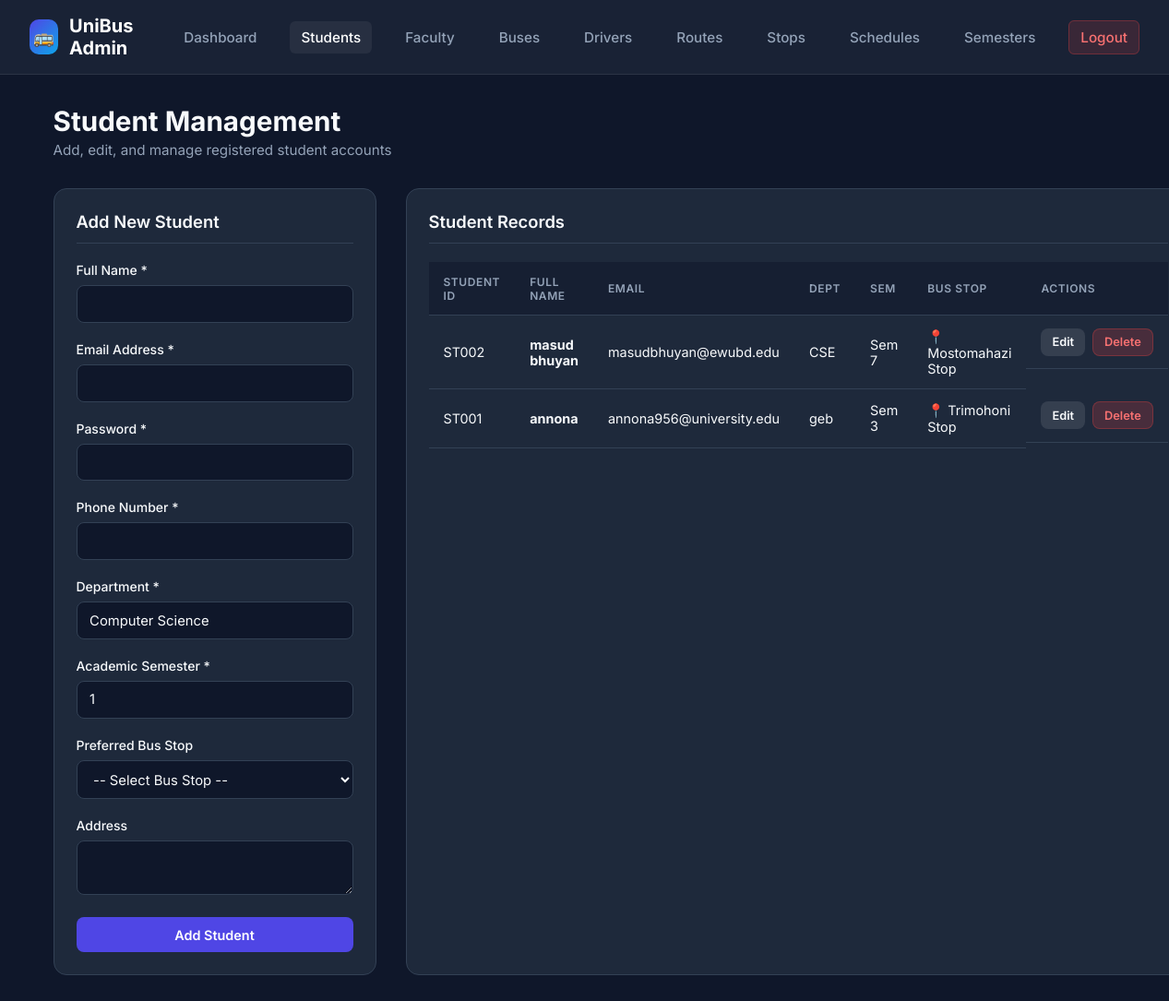
The app's page /manage_students.php (signed in) with its own data.
### tables this page shows
CREATE TABLE `student` (
  `StudentID` varchar(20) NOT NULL,
  `FullName` varchar(100) NOT NULL,
  `Department` varchar(100) NOT NULL,
  `AcademicSemester` int(11) NOT NULL,
  `Email` varchar(100) DEFAULT NULL,
  `Phone` varchar(20) DEFAULT NULL,
  `Password` varchar(255) NOT NULL,
  `Address` varchar(255) DEFAULT NULL,
  `StopID` int(11) DEFAULT NULL,
  PRIMARY KEY (`StudentID`),
  UNIQUE KEY `Email` (`Email`),
  UNIQUE KEY `Phone` (`Phone`),
  KEY `StopID` (`StopID`),
  CONSTRAINT `student_ibfk_1` FOREIGN KEY (`StopID`) REFERENCES `busstop` (`StopID`)
);

CREATE TABLE `busstop` (
  `StopID` int(11) NOT NULL AUTO_INCREMENT,
  `StopName` varchar(100) NOT NULL,
  `Location` varchar(255) DEFAULT NULL,
  `RouteID` int(11) DEFAULT NULL,
  PRIMARY KEY (`StopID`),
  UNIQUE KEY `StopName` (`StopName`),
  KEY `fk_busstop_route` (`RouteID`),
  CONSTRAINT `fk_busstop_route` FOREIGN KEY (`RouteID`) REFERENCES `route` (`RouteID`) ON DELETE SET NULL
);

### manage_students.php (the view, shortened to what this page needs)
<?php
include("db.php");
$edit_student = null;
$students_query = "SELECT student.*, busstop.StopName, route.RouteName
                  FROM student
                  LEFT JOIN busstop ON student.StopID = busstop.StopID
                  LEFT JOIN route ON busstop.RouteID = route.RouteID
                  ORDER BY student.StudentID DESC";
$students_result = mysqli_query($conn, $students_query);
?>
<!DOCTYPE html>
<html lang="en">
<head>
    <link rel="stylesheet" href="style.css">
</head>
<body>
    <nav class="navbar">
        <a href="admin.php" class="brand">
            <div class="brand-icon">🚌</div>
            <span>UniBus Admin</span>
        </a>
        <ul class="nav-links">
            <li><a href="admin.php">Dashboard</a></li>
            <li><a href="manage_students.php" class="active">Students</a></li>
            <li><a href="manage_faculty.php">Faculty</a></li>
            <li><a href="bus.php">Buses</a></li>
            <li><a href="driver.php">Drivers</a></li>
            <li><a href="route.php">Routes</a></li>
            <li><a href="busstop.php">Stops</a></li>
            <li><a href="busschedule.php">Schedules</a></li>
            <li><a href="semester.php">Semesters</a></li>
            <li><a href="logout.php" class="btn-logout">Logout</a></li>
        </ul>
    </nav>
    <div class="container">
        <div class="page-header">
            <div class="page-title">
                <h1>Student Management</h1>
                <p>Add, edit, and manage registered student accounts</p>
            </div>
        </div>
        <div class="grid-layout">
            <div class="card">
                <div class="card-title"><?php echo $edit_student ? 'Edit Student Details' : 'Add New Student'; ?></div>
                <form method="POST" action="manage_students.php">
                    <div class="form-group">
                        <label>Full Name *</label>
                        <input type="text" name="FullName" class="form-control" required value="<?php echo $edit_student ? htmlspecialchars($edit_student['FullName']) : ''; ?>">
                    </div>
                    <div class="form-group">
                        <label>Email Address *</label>
                        <input type="email" name="Email" class="form-control" required value="<?php echo $edit_student ? htmlspecialchars($edit_student['Email']) : ''; ?>">
                    </div>
                    <div class="form-group">
                        <label>Password *</label>
                        <input type="text" name="Password" class="form-control" required value="<?php echo $edit_student ? htmlspecialchars($edit_student['Password']) : ''; ?>">
                    </div>
                    <div class="form-group">
                        <label>Phone Number *</label>
                        <input type="text" name="Phone" class="form-control" required value="<?php echo $edit_student ? htmlspecialchars($edit_student['Phone']) : ''; ?>">
                    </div>
                    <div class="form-group">
                        <label>Department *</label>
                        <input type="text" name="Department" class="form-control" required value="<?php echo $edit_student ? htmlspecialchars($edit_student['Department']) : 'Computer Science'; ?>">
                    </div>
                    <div class="form-group">
                        <label>Academic Semester *</label>
                        <input type="number" name="AcademicSemester" class="form-control" min="1" max="12" required value="<?php echo $edit_student ? htmlspecialchars($edit_student['AcademicSemester']) : '1'; ?>">
                    </div>
                    <div class="form-group">
                        <label>Preferred Bus Stop</label>
                        <select name="StopID" class="form-control">
                            <option value="">-- Select Bus Stop --</option>
                        </select>
                    </div>
                    <div class="form-group">
                        <label>Address</label>
                        <textarea name="Address" class="form-control" rows="2"><?php echo $edit_student ? htmlspecialchars($edit_student['Address']) : ''; ?></textarea>
                    </div>
                    <button type="submit" name="save_student" class="btn btn-primary btn-block">
                        <?php echo $edit_student ? 'Update Student' : 'Add Student'; ?>
                    </button>
                </form>
            </div>
            <div class="card">
                <div class="card-title">Student Records</div>
                <div class="table-responsive">
                    <table class="table">
                        <thead>
                            <tr>
                                <th>Student ID</th>
                                <th>Full Name</th>
                                <th>Email</th>
                                <th>Dept</th>
                                <th>Sem</th>
                                <th>Bus Stop</th>
                                <th>Actions</th>
                            </tr>
                        </thead>
                        <tbody>
                            <?php if (mysqli_num_rows($students_result) > 0): ?>
                                <?php while ($row = mysqli_fetch_assoc($students_result)): ?>
                                    <tr>
                                        <td><code><?php echo htmlspecialchars($row['StudentID']); ?></code></td>
                                        <td><strong><?php echo htmlspecialchars($row['FullName']); ?></strong></td>
                                        <td><?php echo htmlspecialchars($row['Email']); ?></td>
                                        <td><?php echo htmlspecialchars($row['Department']); ?></td>
                                        <td>Sem <?php echo htmlspecialchars($row['AcademicSemester']); ?></td>
                                        <td>
                                            <?php if ($row['StopName']): ?>
                                                📍 <?php echo htmlspecialchars($row['StopName']); ?>
                                            <?php else: ?>
                                                <span style="color:var(--text-muted);">Unassigned</span>
                                            <?php endif; ?>
                                        </td>
                                        <td style="display:flex; gap:0.5rem;">
                                            <a href="manage_students.php?edit=<?php echo urlencode($row['StudentID']); ?>" class="btn btn-secondary btn-sm">Edit</a>
                                            <a href="manage_students.php?delete=<?php echo urlencode($row['StudentID']); ?>" class="btn btn-danger btn-sm" onclick="return confirm('Are you sure you want to delete this student account?');">Delete</a>
                                        </td>
                                    </tr>
                                <?php endwhile; ?>
                            <?php else: ?>
                                <tr>
                                    <td colspan="7" style="text-align: center; color: var(--text-muted);">No student accounts registered yet.</td>
                                </tr>
                            <?php endif; ?>
                        </tbody>
                    </table>
                </div>
            </div>
        </div>
    </div>
</body>
</html>

### style.css (style rules this page uses)
:root { --primary: #4f46e5; --primary-hover: #4338ca; --primary-light: #eef2ff; --secondary: #0ea5e9; --success: #10b981; --warning: #f59e0b; --danger: #ef4444; --bg-dark: #0f172a; --card-bg: #1e293b; --text-main: #f8fafc; --text-muted: #94a3b8; --border-color: #334155; --glass-bg: rgba(30, 41, 59, 0.7); --glass-border: rgba(255, 255, 255, 0.08); }
* { margin: 0; padding: 0; box-sizing: border-box; font-family: 'Inter', system-ui, -apple-system, sans-serif; }
body { background-color: var(--bg-dark); color: var(--text-main); min-height: 100vh; display: flex; flex-direction: column; }
.navbar { background: var(--glass-bg); backdrop-filter: blur(12px); border-bottom: 1px solid var(--glass-border); padding: 1rem 2rem; display: flex; justify-content: space-between; align-items: center; position: sticky; top: 0; z-index: 100; }
.navbar .brand { display: flex; align-items: center; gap: 0.75rem; font-size: 1.25rem; font-weight: 700; color: #ffffff; text-decoration: none; }
.navbar .brand-icon { width: 38px; height: 38px; background: linear-gradient(135deg, var(--primary), var(--secondary)); border-radius: 10px; display: flex; align-items: center; justify-content: center; font-size: 1.2rem; }
.nav-links { display: flex; align-items: center; gap: 1.5rem; list-style: none; }
.nav-links a { color: var(--text-muted); text-decoration: none; font-weight: 500; font-size: 0.95rem; transition: all 0.2s ease; padding: 0.5rem 0.75rem; border-radius: 6px; }
.nav-links a:hover, .nav-links a.active { color: #ffffff; background: rgba(255, 255, 255, 0.06); }
.btn-logout { background: rgba(239, 68, 68, 0.15); color: #f87171 !important; border: 1px solid rgba(239, 68, 68, 0.3); }
.container { max-width: 1200px; margin: 2rem auto; padding: 0 1.5rem; width: 100%; flex: 1; }
.page-header { display: flex; justify-content: space-between; align-items: center; margin-bottom: 2rem; }
.page-title h1 { font-size: 1.85rem; font-weight: 700; }
.page-title p { color: var(--text-muted); font-size: 0.95rem; margin-top: 0.25rem; }
.grid-layout { display: grid; grid-template-columns: 350px 1fr; gap: 2rem; }
.card { background: var(--card-bg); border: 1px solid var(--border-color); border-radius: 14px; padding: 1.5rem; }
.card-title { font-size: 1.15rem; font-weight: 600; margin-bottom: 1.25rem; padding-bottom: 0.75rem; border-bottom: 1px solid var(--border-color); }
.form-group { margin-bottom: 1.25rem; }
.form-group label { display: block; font-size: 0.875rem; font-weight: 500; margin-bottom: 0.5rem; color: var(--text-main); }
.form-control { width: 100%; padding: 0.65rem 0.85rem; background: var(--bg-dark); border: 1px solid var(--border-color); border-radius: 8px; color: var(--text-main); font-size: 0.925rem; outline: none; transition: border-color 0.2s; }
select.form-control option { background: var(--bg-dark); color: var(--text-main); }
.btn { display: inline-flex; align-items: center; justify-content: center; gap: 0.5rem; padding: 0.65rem 1.25rem; border-radius: 8px; font-weight: 600; font-size: 0.9rem; cursor: pointer; border: none; transition: all 0.2s ease; text-decoration: none; }
.btn-primary { background: var(--primary); color: white; }
.btn-secondary { background: rgba(255, 255, 255, 0.1); color: var(--text-main); }
.btn-danger { background: rgba(239, 68, 68, 0.2); color: #f87171; border: 1px solid rgba(239, 68, 68, 0.3); }
.btn-sm { padding: 0.4rem 0.75rem; font-size: 0.8rem; }
.btn-block { width: 100%; }
.table-responsive { width: 100%; overflow-x: auto; }
.table { width: 100%; border-collapse: collapse; text-align: left; }
.table th, .table td { padding: 0.85rem 1rem; border-bottom: 1px solid var(--border-color); font-size: 0.9rem; }
.table th { background: rgba(15, 23, 42, 0.5); color: var(--text-muted); font-weight: 600; text-transform: uppercase; font-size: 0.75rem; letter-spacing: 0.05em; }

### records on screen
student: StudentID "ST002", FullName "masud bhuyan", Email "masudbhuyan@ewubd.edu", Department "CSE", AcademicSemester "7", StopID.StopName "Mostomahazi Stop"
student: StudentID "ST001", FullName "annona", Email "annona956@university.edu", Department "geb", AcademicSemester "3", StopID.StopName "Trimohoni Stop"
